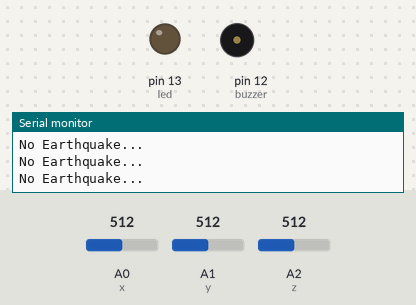
Recording of a sketch running on a simulated Arduino Uno, built with avr-gcc and run on an emulated ATmega328P. Shown: output pins drawn as LEDs (lit = HIGH), buzzer (waves = sounding, pin HIGH), the last lines printed to the serial monitor. Dashed ring = blinking. Inputs (shaded band) come from the test bench; at power-on: A0 (x) = 512, A1 (y) = 512, A2 (z) = 512.

Above: at 1.2 s.
1.3 s: A0 (x) set to 761
2.8 s: A0 (x) set to 778
At 3.41 s:
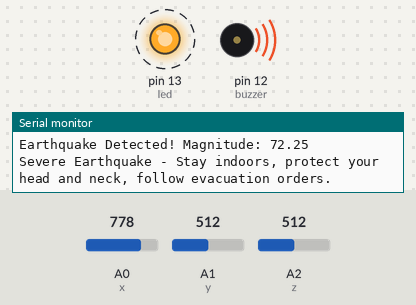
5.8 s: A0 (x) set to 716
At 5.94 s:
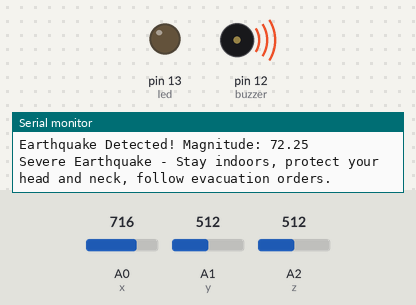
7.5 s: A1 (y) set to 655
9.0 s: A1 (y) set to 685
At 9.22 s:
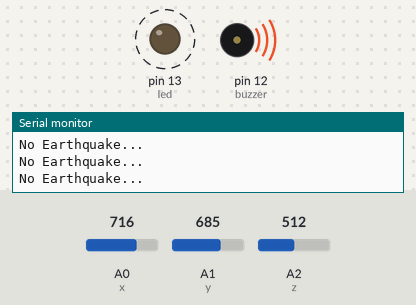
12.0 s: A1 (y) set to 511
At 13.2 s:
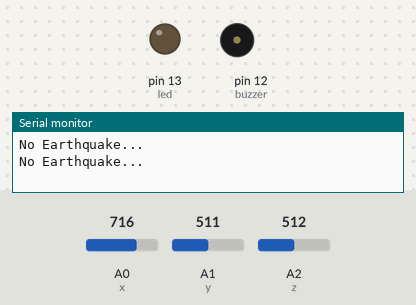
Timing chart, 0 to 14.7 s (numbered marks = the images above; inputs shaded):
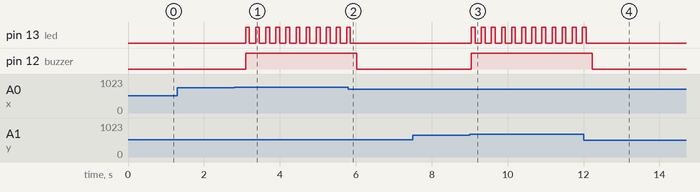

Measured:
- the behaviour switches between 768 and 769 on A0 (x) (found by bisection; images 0 and 1)
- the behaviour switches between 666 and 667 on A1 (y) (found by bisection; images 2 and 3)
- after the input at 2.8 s, pin 13 (led): alternates HIGH for 0.10 s and LOW for 0.17 s, starting after 0.30 s; pin 12 (buzzer): LOW → HIGH after 0.30 s
- after the input at 5.8 s, pin 13 (led): goes on until 5.9 s, then stays LOW; pin 12 (buzzer): HIGH → LOW after 0.22 s
- after the input at 9.0 s, pin 13 (led): alternates HIGH for 0.10 s and LOW for 0.17 s, starting at once; pin 12 (buzzer): LOW → HIGH at once
- after the input at 12.0 s, pin 13 (led): goes on until 12.1 s, then stays LOW; pin 12 (buzzer): HIGH → LOW after 0.23 s

The sketch:

earthquake_detector.ino.ino
```cpp
#define buzzer 12
#define led 13

#define x A0
#define y A1
#define z A2

int xsample = 0;
int ysample = 0;
int zsample = 0;

#define samples 9
#define threshold 3.0 // Minimum magnitude to detect earthquake

void setup() {
  Serial.begin(9600);
  pinMode(buzzer, OUTPUT);
  pinMode(led, OUTPUT);

  // Calibration
  for (int i = 0; i < samples; i++) {
    xsample += analogRead(x);
    ysample += analogRead(y);
    zsample += analogRead(z);
    delay(10);
  }

  xsample /= samples;
  ysample /= samples;
  zsample /= samples;

  digitalWrite(buzzer, LOW);
  digitalWrite(led, LOW);

  Serial.println("Device Ready...");
}

void loop() {
  int value1 = analogRead(x);
  int value2 = analogRead(y);
  int value3 = analogRead(z);

  int xValue = xsample - value1;
  int yValue = ysample - value2;
  int zValue = zsample - value3;

  // Calculate magnitude
  float magnitude = sqrt((xValue * xValue) + (yValue * yValue) + (zValue * zValue));

  // Check if earthquake detected based on magnitude
  if (magnitude > threshold) {
    digitalWrite(buzzer, HIGH);

    // Fast LED blinking
    digitalWrite(led, HIGH);
    delay(100);
    digitalWrite(led, LOW);
    delay(100);

    Serial.print("Earthquake Detected! Magnitude: ");
    Serial.println(magnitude);

    // Send detailed alert for different magnitude ranges
    if (magnitude < 4.0) {
      Serial.println("Minor Earthquake - Stay alert, no need for evacuation.");
    }
    else if (magnitude >= 4.0 && magnitude < 6.0) {
      Serial.println("Moderate Earthquake - Stay inside, avoid windows and heavy objects.");
    }
    else if (magnitude >= 6.0 && magnitude < 7.5) {
      Serial.println("Strong Earthquake - Take cover under furniture, be ready to evacuate.");
    }
    else {
      Serial.println("Severe Earthquake - Stay indoors, protect your head and neck, follow evacuation orders.");
    }

  } else {
    digitalWrite(buzzer, LOW);
    digitalWrite(led, LOW);
    Serial.println("No Earthquake...");
    delay(500);  // Wait 500 ms before checking again
  }
}
```
